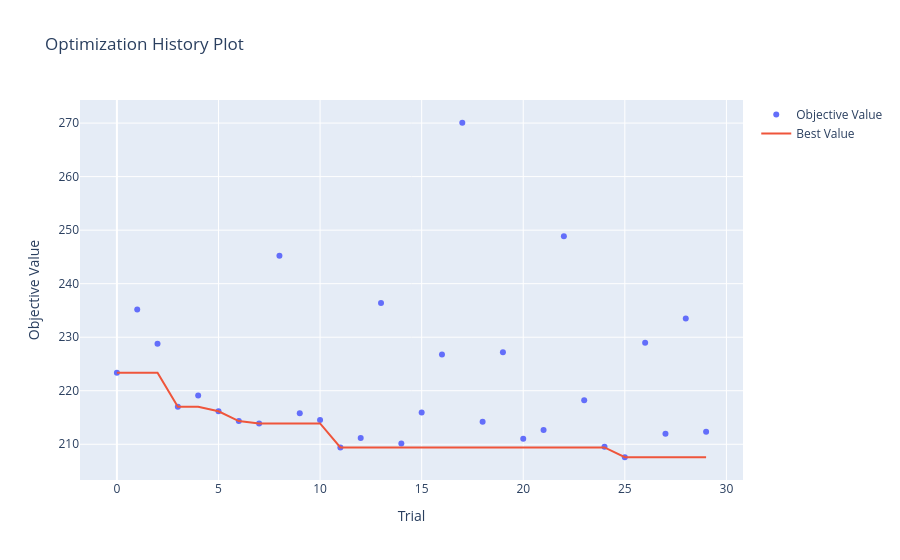

Notebook code for this chart:
### Code cell
optuna.visualization.plot_optimization_history(study_nn)

### Figure 1 — Plotly figure (JSON) as saved in the notebook; plotly's stock layout.template omitted (floating-point values rounded to 4 significant figures)
{"data": [{"mode": "markers", "name": "Objective Value", "type": "scatter", "x": [0, 1, 2, 3, 4, 5, 6, 7, 8, 9, 10, 11, 12, 13, 14, 15, 16, 17, 18, 19, 20, 21, 22, 23, 24, 25, 26, 27, 28, 29], "y": [223.4, 235.2, 228.8, 217.0, 219.1, 216.2, 214.3, 213.9, 245.2, 215.8, 214.5, 209.4, 211.2, 236.4, 210.1, 215.9, 226.8, 270.1, 214.2, 227.2, 211.0, 212.7, 248.8, 218.2, 209.6, 207.6, 229.0, 212.0, 233.5, 212.3]}, {"mode": "lines", "name": "Best Value", "type": "scatter", "x": [0, 1, 2, 3, 4, 5, 6, 7, 8, 9, 10, 11, 12, 13, 14, 15, 16, 17, 18, 19, 20, 21, 22, 23, 24, 25, 26, 27, 28, 29], "y": [223.4, 223.4, 223.4, 217.0, 217.0, 216.2, 214.3, 213.9, 213.9, 213.9, 213.9, 209.4, 209.4, 209.4, 209.4, 209.4, 209.4, 209.4, 209.4, 209.4, 209.4, 209.4, 209.4, 209.4, 209.4, 207.6, 207.6, 207.6, 207.6, 207.6]}, {"marker": {"color": "#cccccc"}, "mode": "markers", "name": "Infeasible Trial", "showlegend": false, "type": "scatter", "x": [], "y": []}], "layout": {"title": {"text": "Optimization History Plot"}, "xaxis": {"title": {"text": "Trial"}}, "yaxis": {"title": {"text": "Objective Value"}}}}
